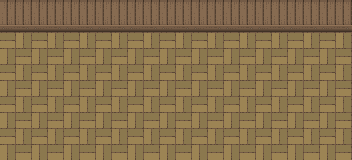

This is a level from a 2D game, rendered from its Tiled map with the project's own tilesets. A one-line summary and the complete map file follow:
An orthogonal 11x5 tile map with 32x32 px tiles, 1 tile layer (Tile Layer 1).

<map version="1.5" tiledversion="1.7.2" orientation="orthogonal" renderorder="right-down" width="11" height="5" tilewidth="32" tileheight="32" infinite="0" nextlayerid="2" nextobjectid="1">
 <tileset firstgid="1" source="SampleMap/[Base]BaseChip_pipo.tsx" />
 <layer id="1" name="Tile Layer 1" width="11" height="5">
  <data encoding="csv">
362,362,362,362,362,362,362,362,362,362,362,
305,305,305,305,305,305,305,305,305,305,305,
305,305,305,305,305,305,305,305,305,305,305,
305,305,305,305,305,305,305,305,305,305,305,
305,305,305,305,305,305,305,305,305,305,305
</data>
 </layer>
</map>
